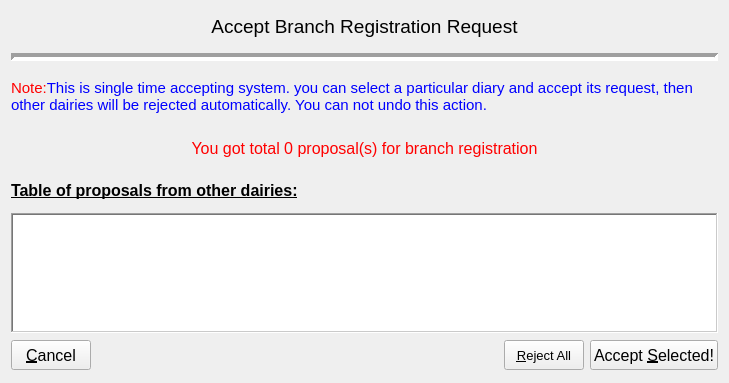
<?xml version="1.0" encoding="UTF-8"?>
<ui version="4.0">
 <class>AcceptProposal</class>
 <widget class="QWidget" name="AcceptProposal">
  <property name="geometry">
   <rect>
    <x>0</x>
    <y>0</y>
    <width>729</width>
    <height>383</height>
   </rect>
  </property>
  <property name="font">
   <font>
    <pointsize>12</pointsize>
   </font>
  </property>
  <property name="windowTitle">
   <string>Form</string>
  </property>
  <layout class="QGridLayout" name="gridLayout">
   <item row="0" column="0" colspan="4">
    <widget class="QLabel" name="titleLabel">
     <property name="sizePolicy">
      <sizepolicy hsizetype="Preferred" vsizetype="Fixed">
       <horstretch>0</horstretch>
       <verstretch>0</verstretch>
      </sizepolicy>
     </property>
     <property name="minimumSize">
      <size>
       <width>0</width>
       <height>30</height>
      </size>
     </property>
     <property name="maximumSize">
      <size>
       <width>16777215</width>
       <height>30</height>
      </size>
     </property>
     <property name="font">
      <font>
       <pointsize>14</pointsize>
      </font>
     </property>
     <property name="frameShape">
      <enum>QFrame::NoFrame</enum>
     </property>
     <property name="frameShadow">
      <enum>QFrame::Plain</enum>
     </property>
     <property name="text">
      <string>&lt;html&gt;&lt;p&gt;&lt;font align=&quot;center&quot;&gt;Accept Branch Registration Request&lt;/font&gt;&lt;/p&gt;&lt;/html&gt;</string>
     </property>
     <property name="alignment">
      <set>Qt::AlignCenter</set>
     </property>
     <property name="textInteractionFlags">
      <set>Qt::NoTextInteraction</set>
     </property>
    </widget>
   </item>
   <item row="1" column="0" colspan="4">
    <widget class="Line" name="line">
     <property name="sizePolicy">
      <sizepolicy hsizetype="Preferred" vsizetype="Fixed">
       <horstretch>0</horstretch>
       <verstretch>0</verstretch>
      </sizepolicy>
     </property>
     <property name="minimumSize">
      <size>
       <width>0</width>
       <height>16</height>
      </size>
     </property>
     <property name="maximumSize">
      <size>
       <width>16777215</width>
       <height>16</height>
      </size>
     </property>
     <property name="frameShadow">
      <enum>QFrame::Sunken</enum>
     </property>
     <property name="lineWidth">
      <number>4</number>
     </property>
     <property name="orientation">
      <enum>Qt::Horizontal</enum>
     </property>
    </widget>
   </item>
   <item row="2" column="0" colspan="4">
    <widget class="QLabel" name="noteLabel">
     <property name="sizePolicy">
      <sizepolicy hsizetype="Preferred" vsizetype="Fixed">
       <horstretch>0</horstretch>
       <verstretch>0</verstretch>
      </sizepolicy>
     </property>
     <property name="minimumSize">
      <size>
       <width>0</width>
       <height>50</height>
      </size>
     </property>
     <property name="maximumSize">
      <size>
       <width>16777215</width>
       <height>50</height>
      </size>
     </property>
     <property name="font">
      <font>
       <pointsize>11</pointsize>
      </font>
     </property>
     <property name="toolTip">
      <string>read note</string>
     </property>
     <property name="text">
      <string>&lt;html&gt;&lt;p&gt;&lt;font align=&quot;left&quot; color=&quot;red&quot;&gt;Note:&lt;/font&gt;&lt;font color=&quot;blue&quot;&gt;This is single time accepting system. you can select a particular diary and accept its request, then other dairies will be rejected automatically. You can not undo this action.&lt;/font&gt;&lt;/p&gt;&lt;/html&gt;</string>
     </property>
     <property name="wordWrap">
      <bool>true</bool>
     </property>
     <property name="textInteractionFlags">
      <set>Qt::NoTextInteraction</set>
     </property>
    </widget>
   </item>
   <item row="3" column="0" colspan="4">
    <widget class="QLabel" name="totalLabel">
     <property name="sizePolicy">
      <sizepolicy hsizetype="Preferred" vsizetype="Fixed">
       <horstretch>0</horstretch>
       <verstretch>0</verstretch>
      </sizepolicy>
     </property>
     <property name="minimumSize">
      <size>
       <width>0</width>
       <height>40</height>
      </size>
     </property>
     <property name="maximumSize">
      <size>
       <width>16777215</width>
       <height>40</height>
      </size>
     </property>
     <property name="font">
      <font>
       <pointsize>12</pointsize>
       <weight>50</weight>
       <bold>false</bold>
       <underline>false</underline>
       <strikeout>false</strikeout>
       <kerning>true</kerning>
      </font>
     </property>
     <property name="toolTip">
      <string>total requests from other dairies</string>
     </property>
     <property name="text">
      <string>&lt;html&gt;&lt;p&gt;&lt;font align=&quot;center&quot; color=&quot;red&quot;&gt;You got total 0 proposal(s) for branch registration&lt;/font&gt;&lt;/p&gt;&lt;/html&gt;</string>
     </property>
     <property name="alignment">
      <set>Qt::AlignCenter</set>
     </property>
     <property name="wordWrap">
      <bool>true</bool>
     </property>
     <property name="textInteractionFlags">
      <set>Qt::NoTextInteraction</set>
     </property>
    </widget>
   </item>
   <item row="4" column="0" colspan="4">
    <widget class="QLabel" name="tableHeadLabel">
     <property name="sizePolicy">
      <sizepolicy hsizetype="Preferred" vsizetype="Fixed">
       <horstretch>0</horstretch>
       <verstretch>0</verstretch>
      </sizepolicy>
     </property>
     <property name="minimumSize">
      <size>
       <width>0</width>
       <height>30</height>
      </size>
     </property>
     <property name="maximumSize">
      <size>
       <width>16777215</width>
       <height>30</height>
      </size>
     </property>
     <property name="font">
      <font>
       <pointsize>12</pointsize>
       <weight>75</weight>
       <bold>true</bold>
       <underline>true</underline>
       <strikeout>false</strikeout>
      </font>
     </property>
     <property name="text">
      <string>&lt;html&gt;&lt;p&gt;&lt;font align=&quot;left&quot;&gt;Table of proposals from other dairies:&lt;/font&gt;&lt;/p&gt;&lt;/html&gt;</string>
     </property>
     <property name="wordWrap">
      <bool>true</bool>
     </property>
     <property name="textInteractionFlags">
      <set>Qt::NoTextInteraction</set>
     </property>
    </widget>
   </item>
   <item row="5" column="0" colspan="4">
    <widget class="QTableWidget" name="tableWidget">
     <property name="sizePolicy">
      <sizepolicy hsizetype="Preferred" vsizetype="Fixed">
       <horstretch>0</horstretch>
       <verstretch>0</verstretch>
      </sizepolicy>
     </property>
     <property name="minimumSize">
      <size>
       <width>0</width>
       <height>120</height>
      </size>
     </property>
     <property name="maximumSize">
      <size>
       <width>16777215</width>
       <height>120</height>
      </size>
     </property>
     <property name="font">
      <font>
       <pointsize>11</pointsize>
      </font>
     </property>
     <property name="cursor" stdset="0">
      <cursorShape>PointingHandCursor</cursorShape>
     </property>
     <property name="toolTip">
      <string>dairy request table</string>
     </property>
     <property name="frameShape">
      <enum>QFrame::WinPanel</enum>
     </property>
     <property name="lineWidth">
      <number>2</number>
     </property>
     <property name="sizeAdjustPolicy">
      <enum>QAbstractScrollArea::AdjustToContents</enum>
     </property>
     <property name="editTriggers">
      <set>QAbstractItemView::NoEditTriggers</set>
     </property>
     <property name="alternatingRowColors">
      <bool>true</bool>
     </property>
     <property name="selectionMode">
      <enum>QAbstractItemView::ExtendedSelection</enum>
     </property>
     <property name="selectionBehavior">
      <enum>QAbstractItemView::SelectRows</enum>
     </property>
     <property name="verticalScrollMode">
      <enum>QAbstractItemView::ScrollPerPixel</enum>
     </property>
     <property name="horizontalScrollMode">
      <enum>QAbstractItemView::ScrollPerPixel</enum>
     </property>
     <property name="gridStyle">
      <enum>Qt::DashDotDotLine</enum>
     </property>
     <property name="sortingEnabled">
      <bool>false</bool>
     </property>
     <property name="cornerButtonEnabled">
      <bool>false</bool>
     </property>
     <attribute name="horizontalHeaderDefaultSectionSize">
      <number>200</number>
     </attribute>
     <attribute name="horizontalHeaderMinimumSectionSize">
      <number>150</number>
     </attribute>
    </widget>
   </item>
   <item row="6" column="0">
    <widget class="QPushButton" name="cancelButton">
     <property name="sizePolicy">
      <sizepolicy hsizetype="Preferred" vsizetype="Fixed">
       <horstretch>0</horstretch>
       <verstretch>0</verstretch>
      </sizepolicy>
     </property>
     <property name="minimumSize">
      <size>
       <width>0</width>
       <height>30</height>
      </size>
     </property>
     <property name="maximumSize">
      <size>
       <width>16777215</width>
       <height>30</height>
      </size>
     </property>
     <property name="font">
      <font>
       <pointsize>12</pointsize>
      </font>
     </property>
     <property name="cursor">
      <cursorShape>PointingHandCursor</cursorShape>
     </property>
     <property name="toolTip">
      <string>press to exit</string>
     </property>
     <property name="text">
      <string>&amp;Cancel</string>
     </property>
    </widget>
   </item>
   <item row="6" column="1">
    <spacer name="horizontalSpacer">
     <property name="orientation">
      <enum>Qt::Horizontal</enum>
     </property>
     <property name="sizeHint" stdset="0">
      <size>
       <width>381</width>
       <height>20</height>
      </size>
     </property>
    </spacer>
   </item>
   <item row="6" column="2">
    <widget class="QPushButton" name="rAllButton">
     <property name="sizePolicy">
      <sizepolicy hsizetype="Preferred" vsizetype="Fixed">
       <horstretch>0</horstretch>
       <verstretch>0</verstretch>
      </sizepolicy>
     </property>
     <property name="minimumSize">
      <size>
       <width>0</width>
       <height>30</height>
      </size>
     </property>
     <property name="maximumSize">
      <size>
       <width>16777215</width>
       <height>30</height>
      </size>
     </property>
     <property name="font">
      <font>
       <pointsize>10</pointsize>
      </font>
     </property>
     <property name="cursor">
      <cursorShape>PointingHandCursor</cursorShape>
     </property>
     <property name="toolTip">
      <string>press to reject all the request</string>
     </property>
     <property name="text">
      <string>&amp;Reject All</string>
     </property>
    </widget>
   </item>
   <item row="6" column="3">
    <widget class="QPushButton" name="aSellButton">
     <property name="sizePolicy">
      <sizepolicy hsizetype="Preferred" vsizetype="Fixed">
       <horstretch>0</horstretch>
       <verstretch>0</verstretch>
      </sizepolicy>
     </property>
     <property name="minimumSize">
      <size>
       <width>0</width>
       <height>30</height>
      </size>
     </property>
     <property name="maximumSize">
      <size>
       <width>16777215</width>
       <height>30</height>
      </size>
     </property>
     <property name="font">
      <font>
       <pointsize>12</pointsize>
      </font>
     </property>
     <property name="cursor">
      <cursorShape>PointingHandCursor</cursorShape>
     </property>
     <property name="mouseTracking">
      <bool>false</bool>
     </property>
     <property name="toolTip">
      <string>press to accept selected request</string>
     </property>
     <property name="text">
      <string>Accept &amp;Selected!</string>
     </property>
    </widget>
   </item>
  </layout>
 </widget>
 <resources/>
 <connections/>
</ui>
